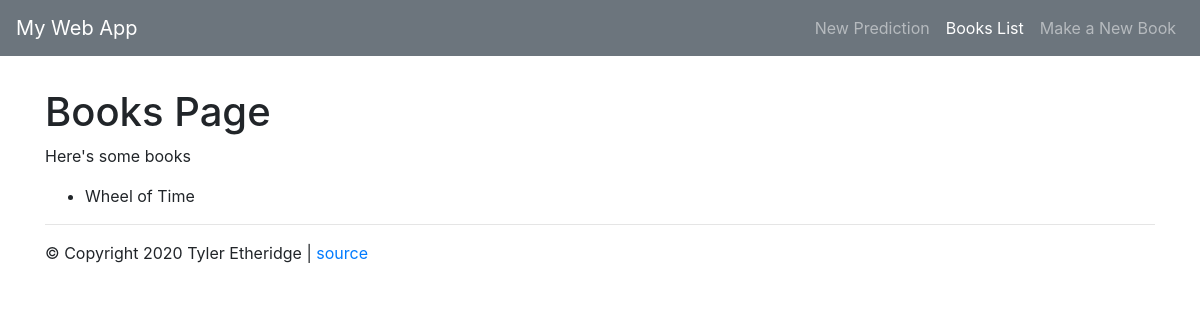
Before: /books with the older database file.
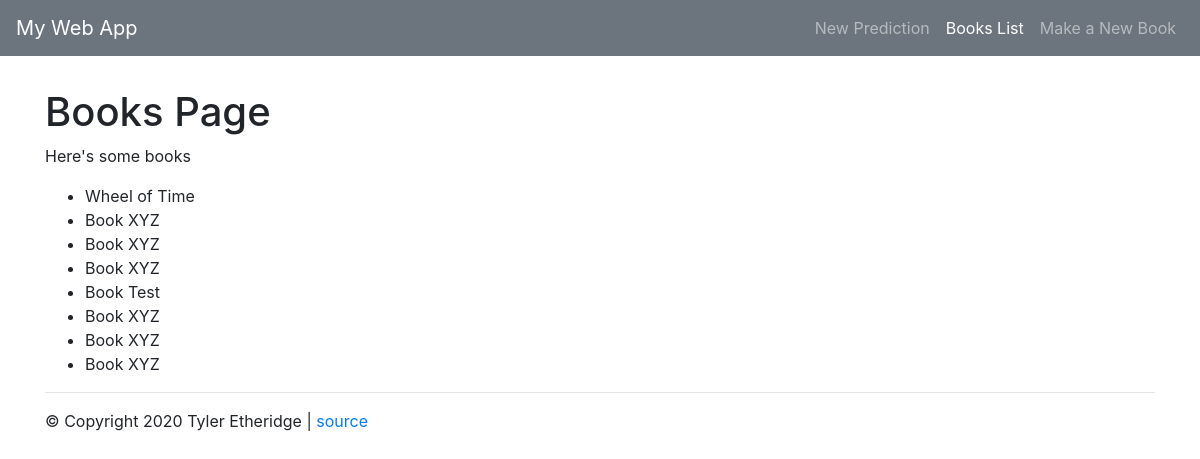
After: the same page with the newer database file.
### web_app/models.py (models this page shows)
class Book(db.Model):
    id = db.Column(db.Integer, primary_key=True)
    title = db.Column(db.String(128))
    author_id = db.Column(db.String(128))

### web_app/routes/book_routes.py (the view)
@book_routes.route("/books")
def list_books_for_humans():
    book_records = Book.query.all()
    print(book_records)
    return render_template("books.html", message="Here's some books", books=book_records)

### web_app/templates/books.html
{% extends "bootstrap_layout.html" %}
{% set active_page = "books" %}
{% block content %}
    <h1>Books Page</h1>
    <p>{{ message }}</p>
    {% if books %}
        <ul>
        {% for book in books %}
            <li>{{ book.title }}</li>
        {% endfor %}
        </ul>
    {% else %}
        <p>Books not found.</p>
    {% endif %}
{% endblock %}

### web_app/templates/bootstrap_layout.html (shortened to what this page needs)
<!doctype html>
<html>
  <head>
    <link rel="stylesheet" href="https://stackpath.bootstrapcdn.com/bootstrap/4.4.1/css/bootstrap.min.css">
  </head>
  <body>
    {% set nav_links = [
      ('/', 'prediction_form', 'New Prediction'),
      ('/books', 'books', 'Books List'),
      ('/books/new', 'new_book', 'Make a New Book')
    ] -%}
    {% set active_page = active_page|default('index') -%}
    <nav class="navbar navbar-expand-lg navbar-dark bg-secondary">
      <a class="navbar-brand" href="/">My Web App</a>
      <div class="collapse navbar-collapse" id="navbarNavAltMarkup">
        <ul class="nav navbar-nav ml-auto">
          {% for href, id, link_text in nav_links %}
            {% if id == active_page %}
              {% set is_active = "active" -%}
            {% else %}
              {% set is_active = "" -%}
            {% endif %}
            <li class="nav-item">
              <a class="nav-link {{ is_active }}" href="{{href}}">{{link_text}}</a>
            </li>
          {% endfor %}
        </div>
    </nav>
    <div class="container" style="margin-top:2em;">
      <div id="content">
        {% block content %}
        {% endblock %}
      </div>
      <div id="footer">
        <hr>
        &copy; Copyright 2020 Tyler Etheridge |
        <a href="https://github.com/tyleretheridge">source</a>
      </div>
    </div>
  </body>
</html>

Changed rows visible on the page:
added Book: title "Book XYZ"
added Book: title "Book XYZ"
added Book: title "Book XYZ"
added Book: title "Book Test"
added Book: title "Book XYZ"
added Book: title "Book XYZ"
added Book: title "Book XYZ"
